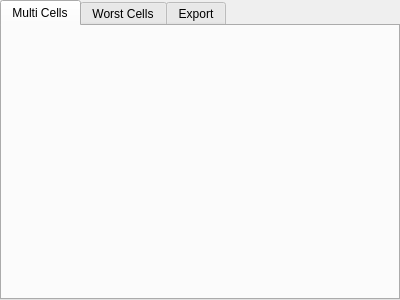
<?xml version="1.0" encoding="UTF-8"?>
<ui version="4.0">
 <class>sub_tab</class>
 <widget class="QTabWidget" name="sub_tab">
  <property name="geometry">
   <rect>
    <x>0</x>
    <y>0</y>
    <width>400</width>
    <height>300</height>
   </rect>
  </property>
  <property name="windowTitle">
   <string>TabWidget</string>
  </property>
  <property name="currentIndex">
   <number>0</number>
  </property>
  <widget class="QWidget" name="multicells_tab">
   <attribute name="title">
    <string>Multi Cells</string>
   </attribute>
  </widget>
  <widget class="QWidget" name="worstcells_tab">
   <attribute name="title">
    <string>Worst Cells</string>
   </attribute>
  </widget>
  <widget class="QWidget" name="export_tab">
   <attribute name="title">
    <string>Export</string>
   </attribute>
  </widget>
 </widget>
 <resources/>
 <connections/>
</ui>
